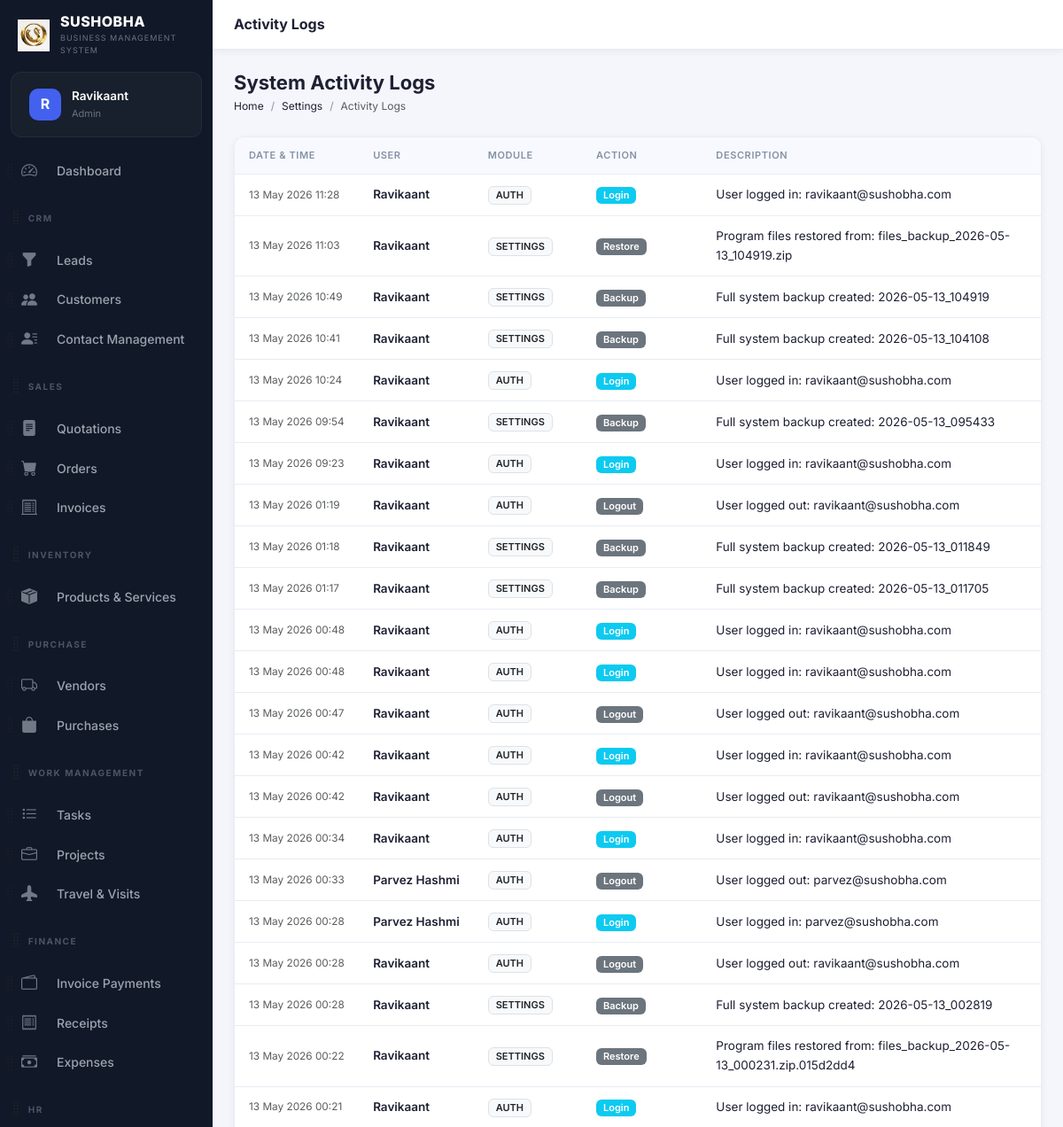
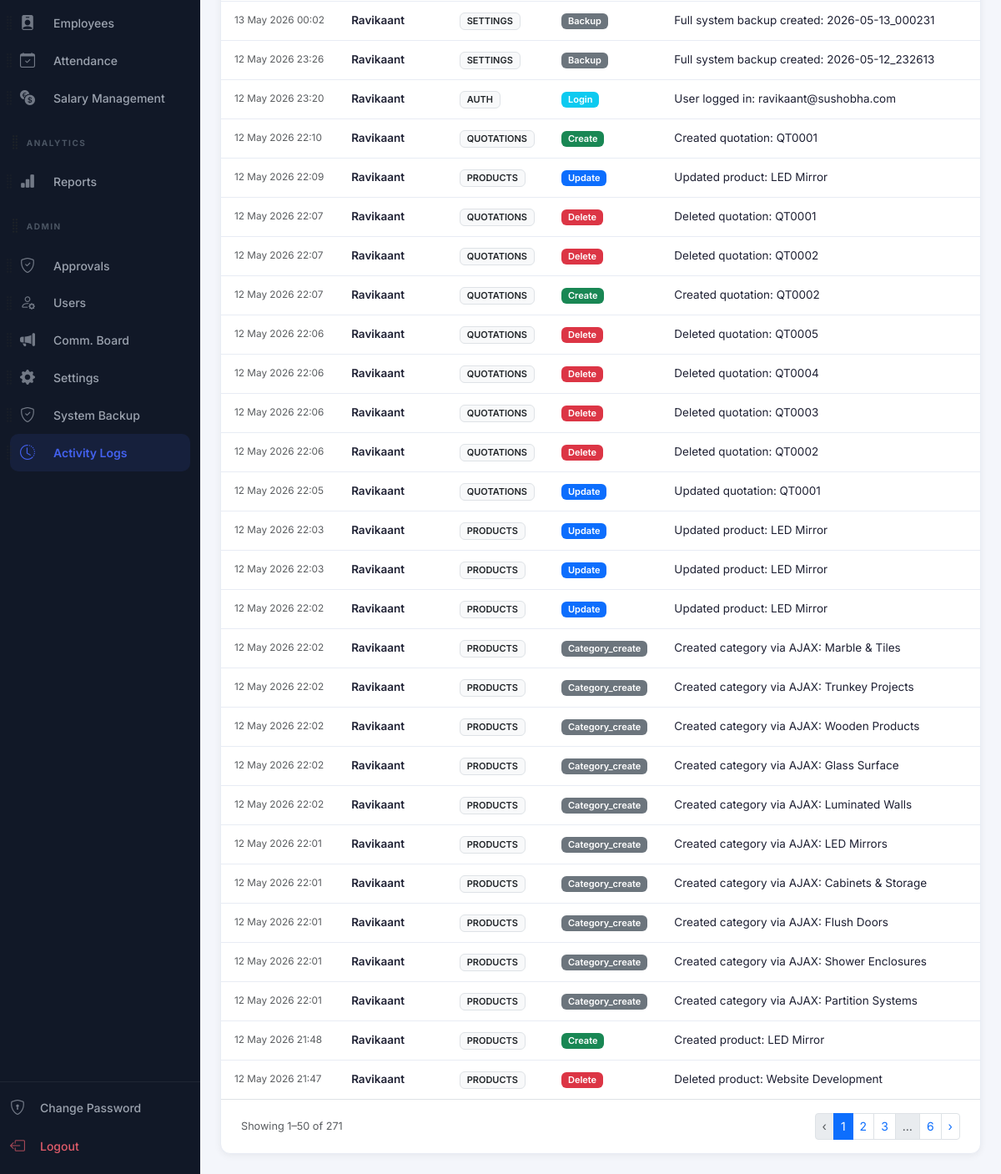
Page /modules/settings/activity-logs.php (signed in) on the earlier database version (2 pictures, top to bottom).
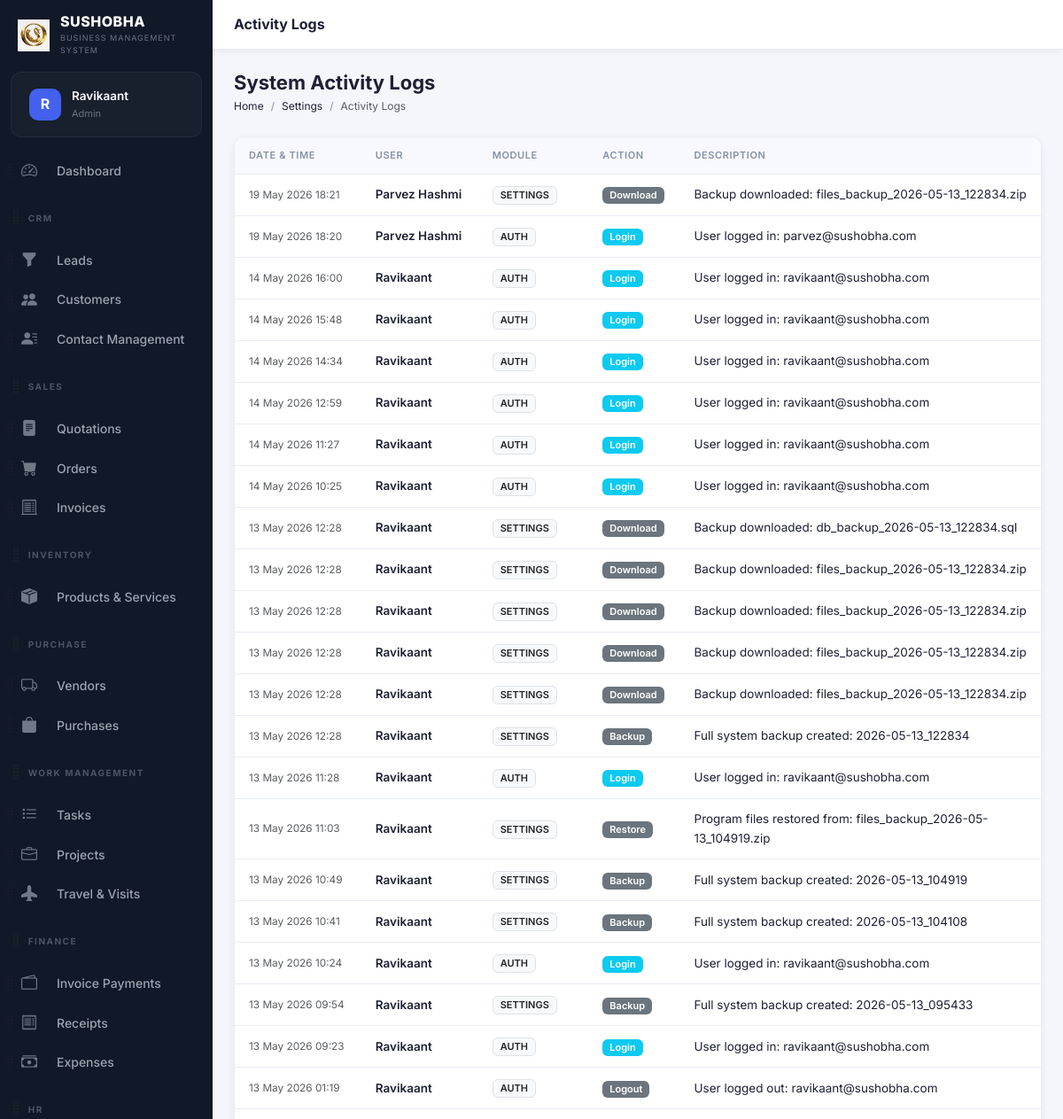
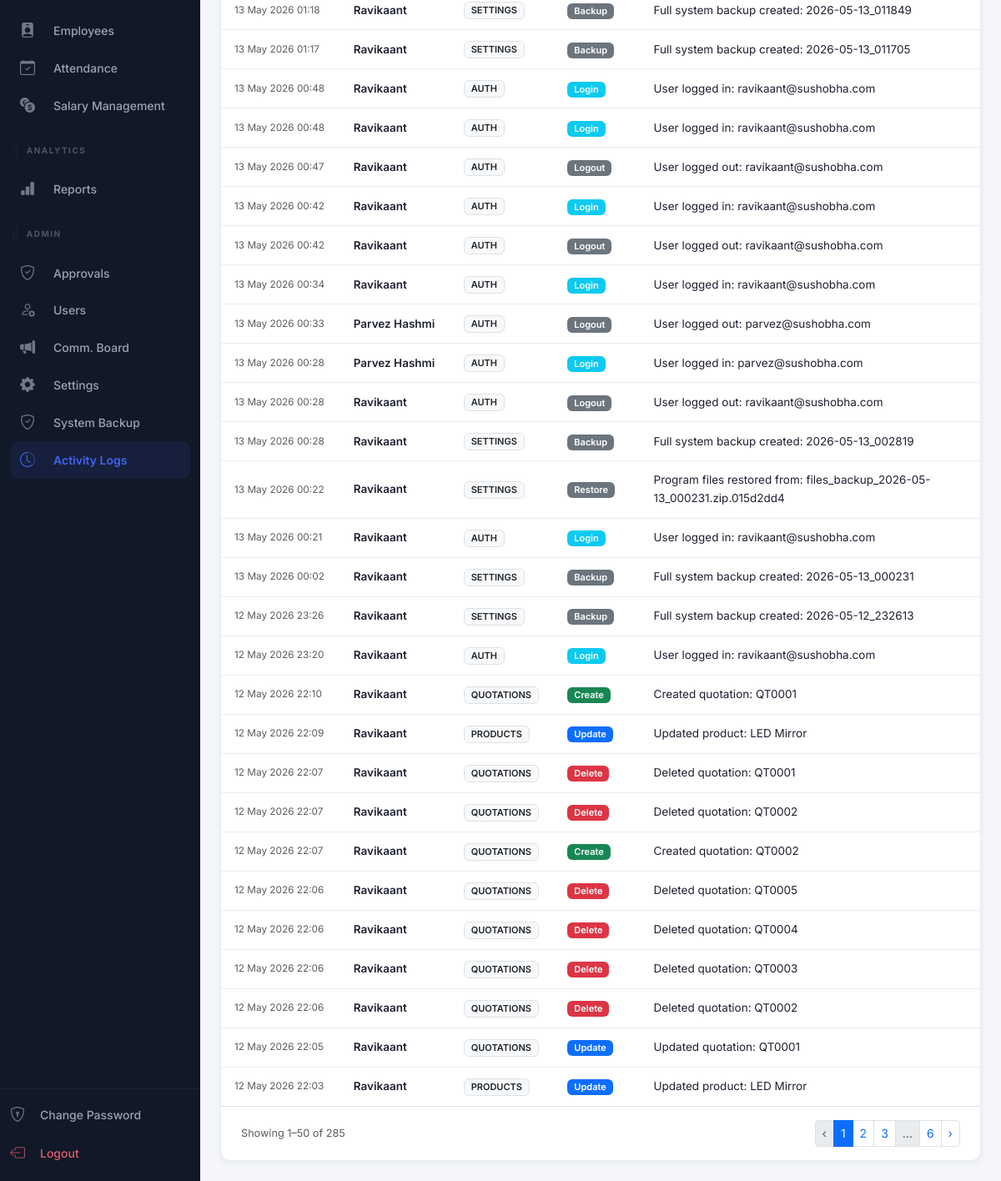
Same page on the later database version (2 pictures, top to bottom).
### tables this page shows
CREATE TABLE `activity_logs` (
  `id` int(10) unsigned NOT NULL AUTO_INCREMENT,
  `user_id` int(10) unsigned DEFAULT NULL,
  `module` varchar(50) DEFAULT NULL,
  `action` varchar(50) DEFAULT NULL,
  `description` text DEFAULT NULL,
  `record_id` int(10) unsigned DEFAULT NULL,
  `ip_address` varchar(45) DEFAULT NULL,
  `user_agent` varchar(255) DEFAULT NULL,
  `created_at` timestamp NOT NULL DEFAULT current_timestamp(),
  PRIMARY KEY (`id`),
  KEY `user_id` (`user_id`),
  KEY `idx_log_module` (`module`),
  KEY `idx_log_created` (`created_at`),
  CONSTRAINT `activity_logs_ibfk_1` FOREIGN KEY (`user_id`) REFERENCES `users` (`id`) ON DELETE SET NULL
);

CREATE TABLE `users` (
  `id` int(10) unsigned NOT NULL AUTO_INCREMENT,
  `role_id` int(10) unsigned NOT NULL DEFAULT 5,
  `name` varchar(100) NOT NULL,
  `email` varchar(150) NOT NULL,
  `password` varchar(255) NOT NULL,
  `phone` varchar(20) DEFAULT NULL,
  `avatar` varchar(255) DEFAULT NULL,
  `is_active` tinyint(1) NOT NULL DEFAULT 1,
  `remember_token` varchar(100) DEFAULT NULL,
  `reset_token` varchar(100) DEFAULT NULL,
  `reset_token_expires` datetime DEFAULT NULL,
  `last_login` datetime DEFAULT NULL,
  `login_attempts` int(11) DEFAULT 0,
  `locked_until` datetime DEFAULT NULL,
  `created_at` timestamp NOT NULL DEFAULT current_timestamp(),
  `updated_at` timestamp NOT NULL DEFAULT current_timestamp() ON UPDATE current_timestamp(),
  `access_rights` varchar(255) DEFAULT '["Read"]',
  PRIMARY KEY (`id`),
  UNIQUE KEY `email` (`email`),
  KEY `role_id` (`role_id`),
  CONSTRAINT `users_ibfk_1` FOREIGN KEY (`role_id`) REFERENCES `roles` (`id`)
);

### config/db.php (called while the page is built, shortened)
<?php
class Database {
    private static ?PDO $instance = null;
    public static function getInstance(): PDO {
        if (self::$instance === null) {
            $host   = 'localhost';
            $dbname = 'sushobha_crm';
            $user   = 'root';
            $pass   = '';
            $charset = 'utf8mb4';
            $dsn = "mysql:host={$host};dbname={$dbname};charset={$charset}";
            $options = [
                PDO::ATTR_ERRMODE            => PDO::ERRMODE_EXCEPTION,
                PDO::ATTR_DEFAULT_FETCH_MODE => PDO::FETCH_ASSOC,
                PDO::ATTR_EMULATE_PREPARES   => false,
            ];
            try {
                self::$instance = new PDO($dsn, $user, $pass, $options);
            } catch (PDOException $e) {
                die(json_encode(['error' => 'Database connection failed: ' . $e->getMessage()]));
            }
        }
        return self::$instance;
    }
}
function db(): PDO {
    return Database::getInstance();
}

### modules/settings/activity-logs.php (the view, shortened to what the changed rows need)
<?php
require_once __DIR__ . '/../../config/db.php';
require_once __DIR__ . '/../../includes/functions.php';
$page   = max(1,(int)($_GET['page'] ?? 1));
$per    = 50;
$total = db()->query("SELECT COUNT(*) FROM activity_logs")->fetchColumn();
$pag = paginate($total, $per, $page, BASE_URL.'/modules/settings/activity-logs.php?');
$stmt = db()->prepare("SELECT a.*, u.name AS user_name FROM activity_logs a LEFT JOIN users u ON a.user_id = u.id ORDER BY a.created_at DESC LIMIT $per OFFSET {$pag['offset']}");
$stmt->execute();
$logs = $stmt->fetchAll();
include __DIR__ . '/../../includes/header.php';
?>
<?php include __DIR__ . '/../../includes/sidebar.php'; ?>
<div class="main-content">
<div class="page-content">
<div class="page-header">
  <div class="page-header-left"><h1>System Activity Logs</h1>
  </div>
</div>
<div class="table-wrapper">
  <div class="table-responsive">
    <table class="table crm-table align-middle mb-0">
      <thead><tr><th>Date & Time</th><th>User</th><th>Module</th><th>Action</th><th>Description</th></tr></thead>
      <tbody>
        <?php if(empty($logs)): ?>
          <tr><td colspan="5"><div class="empty-state"><p>No logs found</p></div></td></tr>
        <?php else: foreach($logs as $log): ?>
        <tr>
          <td class="text-nowrap text-muted small"><?= date('d M Y H:i', strtotime($log['created_at'])) ?></td>
          <td class="fw-semibold"><?= e($log['user_name'] ?: 'System') ?></td>
          <td><span class="badge bg-light text-dark border text-uppercase"><?= e($log['module']) ?></span></td>
          <td>
            <?php
            $actionClass = 'bg-secondary';
            if ($log['action'] === 'create') $actionClass = 'bg-success';
            if ($log['action'] === 'update') $actionClass = 'bg-primary';
            if ($log['action'] === 'delete') $actionClass = 'bg-danger';
            if ($log['action'] === 'login') $actionClass = 'bg-info';
            ?>
            <span class="badge <?= $actionClass ?>"><?= ucfirst($log['action']) ?></span>
          </td>
          <td class="text-wrap" style="max-width: 400px;"><?= e($log['description']) ?></td>
        </tr>
        <?php endforeach; endif; ?>
      </tbody>
    </table>
  </div>
  <?php if($pag['total_pages']>1): ?>
  <div class="d-flex justify-content-between align-items-center px-4 py-3 border-top">
    <small class="text-muted">Showing <?= $pag['offset']+1 ?>–<?= min($pag['offset']+$per,$total) ?> of <?= $total ?></small>
    <?= paginationHtml($pag) ?>
  </div>
  <?php endif; ?>
</div>
</div></div>
<?php include __DIR__ . '/../../includes/footer.php'; ?>

### includes/sidebar.php (shortened to what the changed rows need)
<?php
function isActive(string $path): string {
    return strpos($_SERVER['PHP_SELF'], $path) !== false ? 'active' : '';
}
?>
<nav class="sidebar" id="sidebar">
  <div class="sidebar-menu" id="sortableSidebar">
    <?php
    if (isAdmin()) {
        $defaultMenu[] = ['type' => 'header', 'id' => 'h_admin', 'label' => 'Admin'];
        $defaultMenu[] = ['type' => 'link', 'id' => 'approvals', 'url' => '/modules/approvals/index.php', 'icon' => 'bi-shield-check', 'label' => 'Approvals', 'match' => '/approvals/'];
        $defaultMenu[] = ['type' => 'link', 'id' => 'users', 'url' => '/modules/settings/users.php', 'icon' => 'bi-person-gear', 'label' => 'Users', 'match' => '/settings/users'];
        $defaultMenu[] = ['type' => 'link', 'id' => 'announcements', 'url' => '/modules/settings/announcements.php', 'icon' => 'bi-megaphone-fill', 'label' => 'Comm. Board', 'match' => '/settings/announcements'];
        $defaultMenu[] = ['type' => 'link', 'id' => 'settings', 'url' => '/modules/settings/index.php', 'icon' => 'bi-gear-fill', 'label' => 'Settings', 'match' => '/settings/index'];
        $defaultMenu[] = ['type' => 'link', 'id' => 'backup', 'url' => '/modules/settings/backup.php', 'icon' => 'bi-shield-check', 'label' => 'System Backup', 'match' => '/settings/backup'];
        $defaultMenu[] = ['type' => 'link', 'id' => 'activity_logs', 'url' => '/modules/settings/activity-logs.php', 'icon' => 'bi-clock-history', 'label' => 'Activity Logs', 'match' => '/activity-logs'];
    }
    $menuDict = [];
    foreach ($defaultMenu as $item) {
        $menuDict[$item['id']] = $item;
    }
    $userId = $_SESSION['user_id'] ?? 0;
    $stmt = db()->prepare("SELECT preference_value FROM user_preferences WHERE user_id = ? AND preference_key = 'sidebar_order'");
    $stmt->execute([$userId]);
    $savedOrderJson = $stmt->fetchColumn();
    $savedOrder = $savedOrderJson ? json_decode($savedOrderJson, true) : null;
    $menu = [];
    if ($savedOrder && is_array($savedOrder)) {
        foreach ($savedOrder as $id) {
            if (isset($menuDict[$id])) {
                $menu[] = $menuDict[$id];
                unset($menuDict[$id]);
            }
        }
        foreach ($menuDict as $item) {
            $menu[] = $item;
        }
    } else {
        $menu = $defaultMenu;
    }
    foreach ($menu as $item):
    ?>
      <div class="sidebar-sortable-item" data-id="<?= e($item['id']) ?>">
        <?php if ($item['type'] === 'header'): ?>
          <div class="menu-section-title d-flex align-items-center" style="margin-top: 15px;">
            <i class="bi bi-grip-vertical text-muted drag-handle" style="font-size: 1.2rem; cursor: grab; margin-left: -15px; margin-right: 2px;" title="Drag to reorder"></i>
            <span><?= e($item['label']) ?></span>
          </div>
        <?php else: ?>
          <div class="d-flex align-items-center position-relative">
            <i class="bi bi-grip-vertical text-muted drag-handle" style="font-size: 1.2rem; cursor: grab; opacity: 0.6; position: absolute; left: -15px; z-index: 10; padding: 10px 5px;" title="Drag to reorder"></i>
            <a href="<?= BASE_URL . $item['url'] ?>" class="menu-item flex-grow-1 mb-0 <?= isActive($item['match']) ?>">
              <i class="bi <?= $item['icon'] ?>"></i><span class="ms-1"><?= e($item['label']) ?></span>
            </a>
          </div>
        <?php endif; ?>
      </div>
    <?php endforeach; ?>
  </div>
</nav>

### includes/functions.php (shortened to what the changed rows need)
<?php
require_once __DIR__ . '/../config/db.php';
function e(?string $str): string {
    return htmlspecialchars($str ?? '', ENT_QUOTES | ENT_HTML5, 'UTF-8');
}
function paginate(int $total, int $perPage, int $currentPage, string $url): array {
    $totalPages = max(1, (int)ceil($total / $perPage));
    $currentPage = max(1, min($currentPage, $totalPages));
    $offset = ($currentPage - 1) * $perPage;
    return ['total'=>$total,'per_page'=>$perPage,'current'=>$currentPage,'total_pages'=>$totalPages,'offset'=>$offset,'url'=>$url];
}
function paginationHtml(array $p): string {
    $html = '<nav><ul class="pagination pagination-sm mb-0">';
    $html .= '<li class="page-item' . ($p['current']<=1?' disabled':'') . '"><a class="page-link" href="' . $p['url'] . '&page=' . ($p['current']-1) . '">‹</a></li>';
    $start = max(1, $p['current']-2);
    $end   = min($p['total_pages'], $p['current']+2);
    for ($i=$start; $i<=$end; $i++) {
        $html .= '<li class="page-item' . ($i==$p['current']?' active':'') . '"><a class="page-link" href="' . $p['url'] . '&page=' . $i . '">' . $i . '</a></li>';
    }
    if ($end < $p['total_pages']) $html .= ($end<$p['total_pages']-1?'<li class="page-item disabled"><span class="page-link">…</span></li>':'') . '<li class="page-item"><a class="page-link" href="' . $p['url'] . '&page=' . $p['total_pages'] . '">' . $p['total_pages'] . '</a></li>';
    $html .= '<li class="page-item' . ($p['current']>=$p['total_pages']?' disabled':'') . '"><a class="page-link" href="' . $p['url'] . '&page=' . ($p['current']+1) . '">›</a></li>';
    $html .= '</ul></nav>';
    return $html;
}

Differences in the rows shown:
no longer on this page (row unchanged): activity_logs: created_at "12 May 2026 22:03", user.name "Ravikaant", module "PRODUCTS", action "Update", description "Updated product: LED Mirror"
no longer on this page (row unchanged): activity_logs: created_at "12 May 2026 22:02", user.name "Ravikaant", module "PRODUCTS", action "Update", description "Updated product: LED Mirror"
no longer on this page (row unchanged): activity_logs: created_at "12 May 2026 22:02", user.name "Ravikaant", module "PRODUCTS", action "Category_create", description "Created category via AJAX: Marble & Tiles"
no longer on this page (row unchanged): activity_logs: created_at "12 May 2026 22:02", user.name "Ravikaant", module "PRODUCTS", action "Category_create", description "Created category via AJAX: Trunkey Projects"
no longer on this page (row unchanged): activity_logs: created_at "12 May 2026 22:02", user.name "Ravikaant", module "PRODUCTS", action "Category_create", description "Created category via AJAX: Wooden Products"
no longer on this page (row unchanged): activity_logs: created_at "12 May 2026 22:02", user.name "Ravikaant", module "PRODUCTS", action "Category_create", description "Created category via AJAX: Glass Surface"
no longer on this page (row unchanged): activity_logs: created_at "12 May 2026 22:02", user.name "Ravikaant", module "PRODUCTS", action "Category_create", description "Created category via AJAX: Luminated Walls"
no longer on this page (row unchanged): activity_logs: created_at "12 May 2026 22:01", user.name "Ravikaant", module "PRODUCTS", action "Category_create", description "Created category via AJAX: LED Mirrors"
no longer on this page (row unchanged): activity_logs: created_at "12 May 2026 22:01", user.name "Ravikaant", module "PRODUCTS", action "Category_create", description "Created category via AJAX: Cabinets & Storage"
no longer on this page (row unchanged): activity_logs: created_at "12 May 2026 22:01", user.name "Ravikaant", module "PRODUCTS", action "Category_create", description "Created category via AJAX: Flush Doors"
no longer on this page (row unchanged): activity_logs: created_at "12 May 2026 22:01", user.name "Ravikaant", module "PRODUCTS", action "Category_create", description "Created category via AJAX: Shower Enclosures"
no longer on this page (row unchanged): activity_logs: created_at "12 May 2026 22:01", user.name "Ravikaant", module "PRODUCTS", action "Category_create", description "Created category via AJAX: Partition Systems"
no longer on this page (row unchanged): activity_logs: created_at "12 May 2026 21:48", user.name "Ravikaant", module "PRODUCTS", action "Create", description "Created product: LED Mirror"
no longer on this page (row unchanged): activity_logs: created_at "12 May 2026 21:47", user.name "Ravikaant", module "PRODUCTS", action "Delete", description "Deleted product: Website Development"
added activity_logs: created_at "19 May 2026 18:21", user.name "Parvez Hashmi", module "SETTINGS", action "Download", description "Backup downloaded: files_backup_2026-05-13_122834.zip"
added activity_logs: created_at "19 May 2026 18:20", user.name "Parvez Hashmi", module "AUTH", action "Login", description "User logged in: parvez@sushobha.com"
added activity_logs: created_at "14 May 2026 16:00", user.name "Ravikaant", module "AUTH", action "Login", description "User logged in: ravikaant@sushobha.com"
added activity_logs: created_at "14 May 2026 15:48", user.name "Ravikaant", module "AUTH", action "Login", description "User logged in: ravikaant@sushobha.com"
added activity_logs: created_at "14 May 2026 14:34", user.name "Ravikaant", module "AUTH", action "Login", description "User logged in: ravikaant@sushobha.com"
added activity_logs: created_at "14 May 2026 12:59", user.name "Ravikaant", module "AUTH", action "Login", description "User logged in: ravikaant@sushobha.com"
added activity_logs: created_at "14 May 2026 11:27", user.name "Ravikaant", module "AUTH", action "Login", description "User logged in: ravikaant@sushobha.com"
added activity_logs: created_at "14 May 2026 10:25", user.name "Ravikaant", module "AUTH", action "Login", description "User logged in: ravikaant@sushobha.com"
added activity_logs: created_at "13 May 2026 12:28", user.name "Ravikaant", module "SETTINGS", action "Download", description "Backup downloaded: db_backup_2026-05-13_122834.sql"
added activity_logs: created_at "13 May 2026 12:28", user.name "Ravikaant", module "SETTINGS", action "Download", description "Backup downloaded: files_backup_2026-05-13_122834.zip"
added activity_logs: created_at "13 May 2026 12:28", user.name "Ravikaant", module "SETTINGS", action "Download", description "Backup downloaded: files_backup_2026-05-13_122834.zip"
added activity_logs: created_at "13 May 2026 12:28", user.name "Ravikaant", module "SETTINGS", action "Download", description "Backup downloaded: files_backup_2026-05-13_122834.zip"
added activity_logs: created_at "13 May 2026 12:28", user.name "Ravikaant", module "SETTINGS", action "Download", description "Backup downloaded: files_backup_2026-05-13_122834.zip"
added activity_logs: created_at "13 May 2026 12:28", user.name "Ravikaant", module "SETTINGS", action "Backup", description "Full system backup created: 2026-05-13_122834"
Other differences:
$total: "271" → "285"
